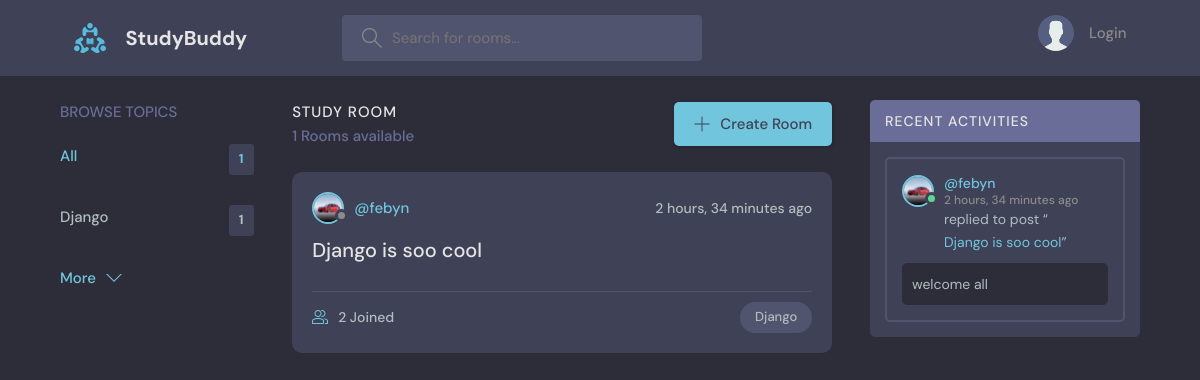
The page / on the database its author committed.
### base/models.py (models this page shows, shortened)
class Topic(models.Model):
    name = models.CharField(max_length=200)

class Room(models.Model):
    host = models.ForeignKey(User, on_delete=models.SET_NULL,null=True)
    topic = models.ForeignKey(Topic, on_delete=models.SET_NULL, null=True)
    name = models.CharField(max_length = 200)
    description = models.TextField(null=True, blank=True)
    participants = models.ManyToManyField(User,related_name='participants',blank=True)
    updated = models.DateTimeField(auto_now=True)
    created = models.DateTimeField(auto_now_add=True)
    class Meta:
        ordering = ['-updated', '-created']

class User(AbstractUser):
    name = models.CharField(max_length=200, null=True)
    email = models.EmailField(unique=True, null=True)
    bio = models.TextField(null=True)
    avatar = models.ImageField(null=True, default='avatar.svg')
    USERNAME_FIELD = 'email'
    REQUIRED_FIELDS= []

class Messages(models.Model):
    user = models.ForeignKey(User, on_delete=models.CASCADE)
    room = models.ForeignKey(Room, on_delete=models.CASCADE)
    body = models.TextField()
    updated = models.DateTimeField(auto_now=True)
    created = models.DateTimeField(auto_now_add=True)
    class Meta:
        ordering = ['-updated', '-created']

### base/views.py (the view)
# urls.py: path('', views.home, name ='home'),
def home(request):
    q = request.GET.get('q') if request.GET.get('q') !=None else ''
    rooms = Room.objects.filter(
        Q(topic__name__icontains=q) |
        Q(name__icontains =q) |
        Q(description__icontains =q)
        )
    room_count = rooms.count()
    room_messages = Messages.objects.filter(Q(room__topic__name__icontains=q))
    topics = Topic.objects.all()[0:5]
    context = {"rooms":rooms, "topics":topics, "room_count":room_count, "room_messages": room_messages}
    return render(request,"base/home.html",context)

### base/templates/base/home.html (shortened to what this page needs)
{% extends 'main.html' %}
{% block content %}
    <main class="layout layout--3">
      <div class="container">
        {% include 'base/topics_components.html' %}
        <div class="roomList">
          <div class="roomList__header">
            <div>
              <h2>Study Room</h2>
              <p>{{room_count}} Rooms available</p>
            </div>
            <a class="btn btn--main" href="{% url 'create-room' %}">
              <svg version="1.1" xmlns="http://www.w3.org/2000/svg" width="32" height="32" viewBox="0 0 32 32">
                <title>add</title>
                <path
                  d="M16.943 0.943h-1.885v14.115h-14.115v1.885h14.115v14.115h1.885v-14.115h14.115v-1.885h-14.115v-14.115z"
                ></path>
              </svg>
              Create Room
            </a>
          </div>
          {% include 'base/feed_component.html' %}
        </div>
        <div class="activities">
          <div class="activities__header">
            <h2>Recent Activities</h2>
          </div>
           {% include 'base/activity_component.html' %}
        </div>
      </div>
    </main>
{% endblock content %}

### base/templates/base/topics_components.html
<div class="topics">
    <div class="topics__header">
      <h2>Browse Topics</h2>
    </div>
    <ul class="topics__list">
      <li>
        <a href="{% url 'home' %}" class="active">All <span>{{topics.count}}</span></a>
      </li>
      {% for topic in topics %}
      <li>
        <a href="{% url 'home' %}?q={{topic.name}}">{{topic.name}} <span>{{topic.room_set.all.count}}</span></a>
      </li>
      {% endfor %}
    </ul>
    <a class="btn btn--link" href="{% url 'topic-page' %}">
      More
      <svg version="1.1" xmlns="http://www.w3.org/2000/svg" width="32" height="32" viewBox="0 0 32 32">
        <title>chevron-down</title>
        <path d="M16 21l-13-13h-3l16 16 16-16h-3l-13 13z"></path>
      </svg>
    </a>
  </div>

### base/templates/base/feed_component.html (shortened to what this page needs)
{% for room in rooms %}
<div class="roomListRoom">
  <div class="roomListRoom__header">
    <a href="{% url 'user-profile' room.host.id %}" class="roomListRoom__author">
      <div class="avatar avatar--small">
        <img src="{{room.host.avatar.url}}" />
      </div>
      <span>@{{room.host.username}}</span>
    </a>
    <div class="roomListRoom__actions">
      <span>{{room.created|timesince}} ago</span>
    </div>
  </div>
  <div class="roomListRoom__content">
    <a href="{% url 'room' room.id %}">{{room.name}}</a>
  </div>
  <div class="roomListRoom__meta">
    <a href="{% url 'room' room.id %}" class="roomListRoom__joined">
      {{room.participants.all.count}} Joined
    </a>
    <p class="roomListRoom__topic">{{room.topic.name}}</p>
  </div>
</div>
{% endfor %}

### base/templates/base/activity_component.html (shortened to what this page needs)
{% for message in room_messages %}
<div class="activities__box">
  <div class="activities__boxHeader roomListRoom__header">
    <a href="{% url 'user-profile' message.user.id %}" class="roomListRoom__author">
      <div class="avatar avatar--small active">
        <img src="{{message.user.avatar.url}}" />
      </div>
      <p>
        @{{message.user.username}}
        <span>{{message.created|timesince}} ago</span>
      </p>
    </a>
  </div>
  <div class="activities__boxContent">
    <p>replied to post “<a href="{% url 'room' message.room.id %}">{{message.room.name}}</a>”</p>
    <div class="activities__boxRoomContent">
      {{message.body}}
    </div>
  </div>
</div>
{% endfor %}

### rows shown on the page
Topic: name "Django", room_set.all.count "1"
Room: host.avatar (picture), host.username "febyn", created "2 hours, 34 minutes", name "Django is soo cool", participants.all.count "2", topic.name "Django"
Messages: user.avatar (picture), user.username "febyn", created "2 hours, 34 minutes", room.name "Django is soo cool", body "welcome all"

### other values the page prints
{{ topics.count }} "1"
{{ room_count }} "1"
